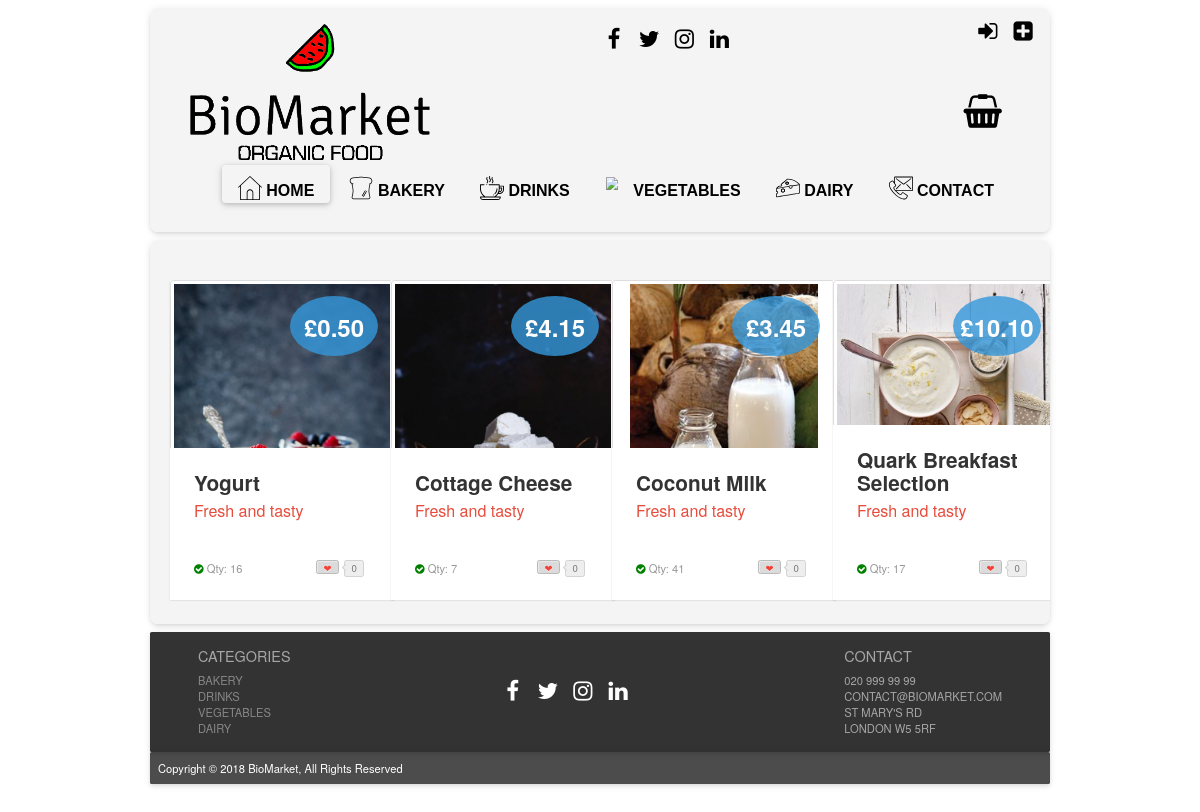
The app's page /?page=products_dairy, older data.
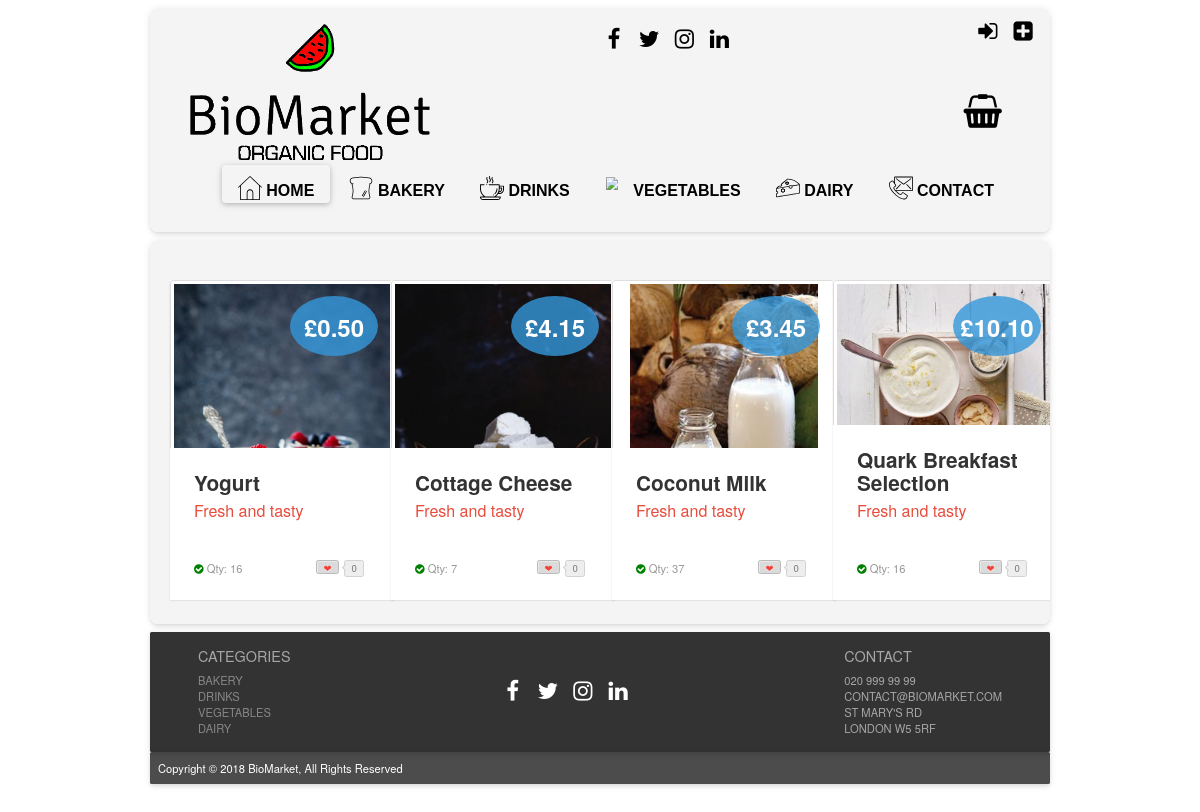
The same page, newer data.
### tables this page shows
CREATE TABLE IF NOT EXISTS `products` (
  `prod_id` int(11) NOT NULL AUTO_INCREMENT,
  `prod_name` varchar(50) NOT NULL,
  `price` decimal(5,2) NOT NULL,
  `sup_id` int(11) NOT NULL,
  `prod_dsc` varchar(255) NOT NULL,
  `prod_img` text NOT NULL,
  `cat_id` int(11) NOT NULL,
  `sto_qty` int(8) NOT NULL,
  PRIMARY KEY (`prod_id`),
  KEY `sup_id` (`sup_id`),
  KEY `cat_id` (`cat_id`)
);

### index.php (called while the page is built, shortened)
<?php
include "php/config.php";
$page = "home";
if (isset($_GET["page"])) {
    $page = basename($_GET["page"]);
}
if (file_exists("php/".$page.".php")) {
    include "php/".$page.".php";
}
include "layout.php";

### php/config.php (called while the page is built, shortened)
<?php
function is_logged_in()
{
    return isset($_SESSION["logged_in"]) && ($_SESSION["logged_in"] == true);
}
function get_user_level()
{
    $level = "VISITOR";
    return $level;
}

### php/products_dairy.php (the view, shortened to what this page needs)
<!DOCTYPE html>
<html lang="en">
    <?php
    $userlevel = get_user_level();
    ?>
    <head>
        <link rel="stylesheet prefetch" href="css/__codepen_io_andytran_pen.css">
        <link rel="stylesheet" href="css/stylelogin.css">
        <link rel="stylesheet" href="css/product_card_style.css">
    </head>
    <body>
        <section class="category-section">
            <div class="container">
                <div class="row">
                    <?php
                    $search = "SELECT * FROM products WHERE cat_id = '4' ORDER BY prod_id ASC";
                    $result = mysqli_query($mysqli, $search);
                    while ($row = mysqli_fetch_assoc($result)) {
                        if (!$row["sto_qty"] <= 0) {
                            if ($userlevel == "MEMBER") {
                                ?>
                                <div class="col-lg-3 col-sm-6 col-xs-12" ><a href="#"></a>
                                    <div class="post-module">
                                        <div class="thumbnail">
                                            <div class="price">
                                                <div class="deal">&pound<?php echo $row["price"] ?></div>
                                            </div><img alt="product example" src="<?php echo $row["prod_img"] ?>">
                                        </div>
                                        <div class="post-content">
                                            <div class="category">
                                                <?php
                                                print '<div class="toCard"><a href="?page=product_page&prod_id=' . $row["prod_id"] . '&action=add_to_basket">Add to Basket</a>
                    </div> ';
                                                ?>
                                            </div>
                                            <h1 class="title"><?php echo $row["prod_name"] ?></h1>
                                            <h2 class="sub_title">Fresh and tasty</h2>
                                            <p class="description"><?php echo $row["prod_dsc"] ?>
                                            <div class="post-meta">
                                                <span class="showStock"><i class="fa fa-check-circle"></i>
                                                    <a>Qty: <?php echo $row["sto_qty"] ?></a></span><a href="#" title="Love it" class="btn btn-counter" data-count="0"><span>&#x2764;</span></a></div>
                                        </div>
                                    </div>
                                </div>
                                <?php
                            } else {
                                ?>
                                <div class="col-lg-3 col-sm-6 col-xs-12" ><a href="#"></a>
                                    <div class="post-module">
                                        <div class="thumbnail">
                                            <div class="price">
                                                <div class="deal">&pound<?php echo $row["price"] ?></div>
                                            </div><img alt="product example" src="<?php echo $row["prod_img"] ?>">
                                        </div>
                                        <div class="post-content">
                                            <h1 class="title"><?php echo $row["prod_name"] ?></h1>
                                            <h2 class="sub_title">Fresh and tasty</h2>
                                            <p class="description"><?php echo $row["prod_dsc"] ?>
                                            <div class="post-meta">
                                                <span class="showStock"><i class="fa fa-check-circle"></i>
                                                    <a>Qty: <?php echo $row["sto_qty"] ?></a></span><a href="#" title="Love it" class="btn btn-counter" data-count="0"><span>&#x2764;</span></a></div>
                                        </div>
                                    </div>
                                </div>
                                <?php
                            }
                        }
                    }
                    ?>
                </div>
            </div>
        </section>
    </body>
</html>

Row changes from the older to the newer data that the page shows:
changed products "Coconut Milk": sto_qty "41" → "37"
changed products "Quark Breakfast Selection": sto_qty "17" → "16"
